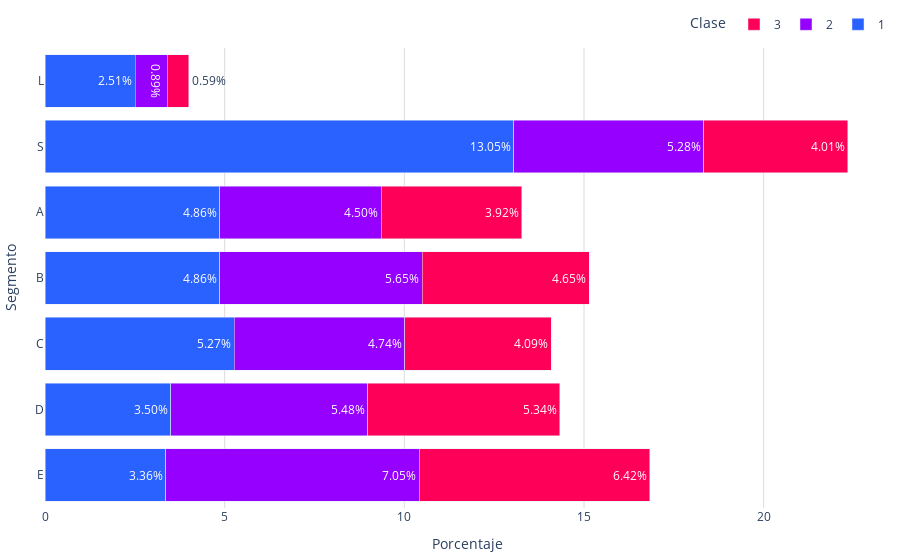

Notebook cell for this chart:
### Markdown cell above
### *Gráfica*

### Code cell
# Mantener orden en barras
segmentos = list(porcentajes_clase_ordenado.index)
segmentos_sorted = ['E','D','C','B','A','S','L']  # Orden deseado
segmentos_sorted.extend([segmento for segmento in segmentos if segmento not in segmentos_sorted])  # Agregar los segmentos restantes
clases = porcentajes_clase_ordenado.columns # Clases como etiquetas de las series de datos
clases = ['1', '2', '3']  # Clases en el orden deseado
# Definir los colores por clase
colores = {
    '1': '#2962ff',
    '2': '#9500ff',
    '3': '#ff0059'
}
# Almacenar las barras de cada clase
barras = []
for clase in clases:
    barras.append(go.Bar(
        y=segmentos_sorted,  # Eje y: Segmentos
        x=porcentajes_clase_ordenado.loc[segmentos_sorted, clase],  # Eje x: Porcentajes de clase
        name=f'{clase}',  # Nombre de la serie de datos
        orientation='h',  # Orientación horizontal
        text=porcentajes_clase_ordenado.loc[segmentos_sorted, clase].apply(lambda x: f'{x:.2f}%'),  # Texto con los porcentajes
        textposition='auto',  # Posición automática del texto
        marker_color=colores[clase]   # Color de las barras
    ))
fig = go.Figure(data=barras)
fig.update_layout(
    #title='Distribución de segmentos',
    yaxis=dict(
        title='Segmento', # Título del eje y
    ),
    legend_title="Clase",
        barmode='stack',
        legend=dict(
            orientation='h',  # Orientación horizontal de la leyenda
            yanchor='bottom',  # Anclar al borde inferior
            y=1.02,  # Colocar la leyenda justo debajo del gráfico
            xanchor='right',
            x=1
        ),
    plot_bgcolor='rgba(0,0,0,0)',  # Color de fondo del gráfico      
    xaxis=dict(
        title='Porcentaje', # Título del eje x
        gridcolor='#dddcda', # Color de las líneas que dividen los rangos del eje Y
        gridwidth=1,
    ),  
    margin=dict(l=10, r=10, t=10, b=10)  # Ajusta los márgenes (left, right, top, bottom)
)

# Exportar gráfica como archivo HTML
def guardar_grafico_como_html(fig, nombre_archivo, carpeta='graficas'):
    # Crear la carpeta si no existe
    if not os.path.exists(carpeta):
        os.makedirs(carpeta)
    # Gráfica como archivo HTML en la carpeta especificada
    pio.write_html(fig, f'{carpeta}/{nombre_archivo}.html')
guardar_grafico_como_html(fig, 'g_bar_distriXsegmentos_pueb', carpeta='graficas')

fig.show()

### Figure 1 — Plotly figure (JSON) as saved in the notebook; plotly's stock layout.template omitted (floating-point values rounded to 4 significant figures)
{"data": [{"marker": {"color": "#2962ff"}, "name": "1", "orientation": "h", "text": ["3.36%", "3.50%", "5.27%", "4.86%", "4.86%", "13.05%", "2.51%"], "textposition": "auto", "type": "bar", "x": [3.36, 3.496, 5.267, 4.858, 4.858, 13.05, 2.512], "y": ["E", "D", "C", "B", "A", "S", "L"]}, {"marker": {"color": "#9500ff"}, "name": "2", "orientation": "h", "text": ["7.05%", "5.48%", "4.74%", "5.65%", "4.50%", "5.28%", "0.89%"], "textposition": "auto", "type": "bar", "x": [7.053, 5.479, 4.737, 5.646, 4.495, 5.282, 0.893], "y": ["E", "D", "C", "B", "A", "S", "L"]}, {"marker": {"color": "#ff0059"}, "name": "3", "orientation": "h", "text": ["6.42%", "5.34%", "4.09%", "4.65%", "3.92%", "4.01%", "0.59%"], "textposition": "auto", "type": "bar", "x": [6.417, 5.343, 4.087, 4.647, 3.92, 4.011, 0.5903], "y": ["E", "D", "C", "B", "A", "S", "L"]}], "layout": {"barmode": "stack", "legend": {"orientation": "h", "title": {"text": "Clase"}, "x": 1, "xanchor": "right", "y": 1.02, "yanchor": "bottom"}, "margin": {"b": 10, "l": 10, "r": 10, "t": 10}, "plot_bgcolor": "rgba(0,0,0,0)", "xaxis": {"gridcolor": "#dddcda", "gridwidth": 1, "title": {"text": "Porcentaje"}}, "yaxis": {"title": {"text": "Segmento"}}}}
